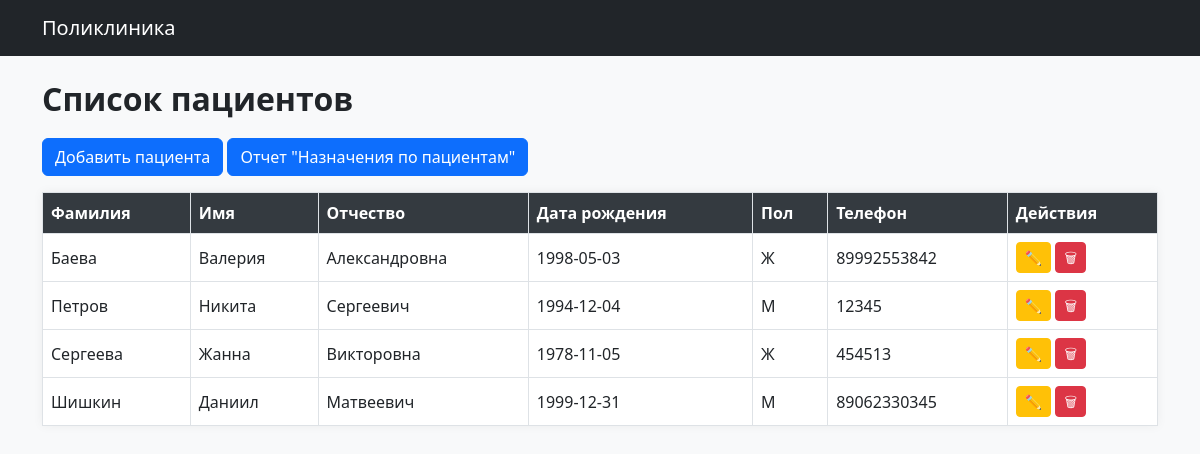
Before: /patients with the older database file.
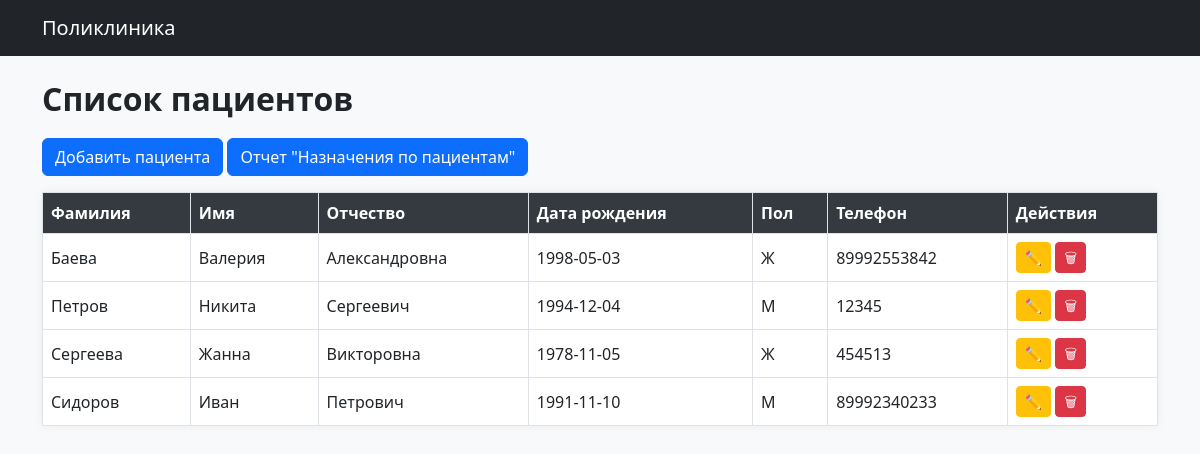
After: the same page with the newer database file.
### models.py (models this page shows)
class Patient(db.Model):
    __tablename__ = 'patients'
    id = db.Column(db.Integer, primary_key=True)
    last_name = db.Column(db.String(50), nullable=False)
    first_name = db.Column(db.String(50), nullable=False)
    middle_name = db.Column(db.String(50))
    birth_date = db.Column(db.Date)
    gender = db.Column(db.String(10))
    phone = db.Column(db.String(20))
    appointments = db.relationship('Appointment', backref='patient', lazy=True)
    medical_records = db.relationship('MedicalRecord', backref='patient', lazy=True)

### modules/patients.py (the view)
@patients_bp.route('/patients')
def list_patients():
    patients = Patient.query.all()
    return render_template('patients/list.html', patients=patients)

### templates/patients/list.html
{% extends "index.html" %}
{% block content %}
<h2>Список пациентов</h2>
<a href="/patients/new" class="btn btn-primary mb-3">Добавить пациента</a>
<a href="/reports/patient_prescriptions" class="btn btn-primary mb-3">Отчет "Назначения по пациентам"</a>
<table class="table table-bordered">
    <thead>
        <tr>
            <th>Фамилия</th>
            <th>Имя</th>
            <th>Отчество</th>
            <th>Дата рождения</th>
            <th>Пол</th>
            <th>Телефон</th>
            <th>Действия</th>
        </tr>
    </thead>
    <tbody>
        {% for patient in patients %}
        <tr>
            <td>{{ patient.last_name }}</td>
            <td>{{ patient.first_name }}</td>
            <td>{{ patient.middle_name }}</td>
            <td>{{ patient.birth_date }}</td>
            <td>{{ patient.gender }}</td>
            <td>{{ patient.phone }}</td>
            <td>
                <a href="/patients/{{ patient.id }}/edit" class="btn btn-warning btn-sm">✏️</a>
                <a href="/patients/{{ patient.id }}/delete" class="btn btn-danger btn-sm">🗑</a>
            </td>
        </tr>
        {% endfor %}
    </tbody>
</table>
{% endblock %}

Changed rows visible on the page:
removed Patient: last_name "Шишкин", first_name "Даниил", middle_name "Матвеевич", birth_date "1999-12-31", gender "М", phone "89062330345"
added Patient: last_name "Сидоров", first_name "Иван", middle_name "Петрович", birth_date "1991-11-10", gender "М", phone "89992340233"
